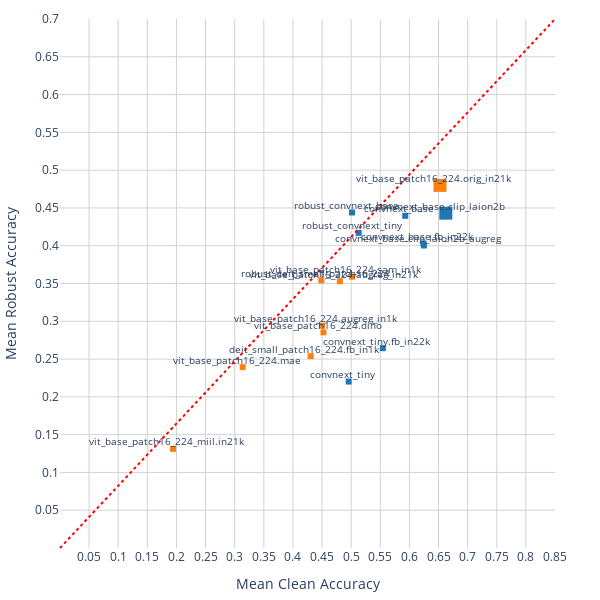

Notebook cell for this chart:
### Code cell
import pandas as pd
import numpy as np
import plotly.express as px


df_new_cleaned = df #.drop(columns=['Unnamed: 0'])
name =  'TRADES_v2' #'CLASSIC_AT' #
df_new_cleaned = df_new_cleaned[ df_new_cleaned.loss_function != name ]

# Assuming df_new_cleaned already exists and contains all necessary columns
# Group by backbone and loss function, compute the mean and standard deviation for clean and robust accuracy
aggregated_metrics = df_new_cleaned.groupby(['backbone', 'loss_function']).agg(
    Mean_Clean_Acc=('clean_acc', 'mean'),
    Std_Clean_Acc=('clean_acc', 'std'),
    Mean_Robust_Acc=('robust_acc', 'mean'),
    Std_Robust_Acc=('robust_acc', 'std')
).reset_index()

# Classify architectures into categories
aggregated_metrics['Architecture'] = aggregated_metrics['backbone'].apply(
    lambda name: 'ConvNext' if 'convnext' in name.lower() else ('ViT/DeiT' if 'deit' in name.lower() or 'vit' in name.lower() else 'Other')
)

# Assign marker shapes based on loss function
aggregated_metrics['Marker_Shape'] = aggregated_metrics['loss_function'].apply(
    lambda loss: 'circle' if loss == 'TRADES_v2' else ('square' if loss == 'CLASSIC_AT' else 'diamond')
)

# Identify Pareto front
x = aggregated_metrics['Mean_Clean_Acc']
y = aggregated_metrics['Mean_Robust_Acc']
is_pareto = np.array([
    not any((y[j] >= y[i] and x[j] >= x[i]) for j in range(len(x)) if i != j)
    for i in range(len(x))
])
pareto_points = aggregated_metrics[is_pareto]

# Add a mapping for loss functions to valid Plotly symbols
symbol_mapping = {
    'TRADES_v2': 'circle',
    'CLASSIC_AT': 'square'
}

# Update the scatter plot with proper legend entries for loss functions
fig = px.scatter(
    aggregated_metrics,
    x='Mean_Clean_Acc',
    y='Mean_Robust_Acc',
    color='Architecture',         # Color for architecture
    symbol='loss_function',       # Symbol for loss function
    # title='Backbone Performance: Clean vs. Robust Accuracy',
    labels={
        'Mean_Clean_Acc': 'Mean Clean Accuracy',
        'Mean_Robust_Acc': 'Mean Robust Accuracy',
        'loss_function': 'Loss Function'  # Custom label for legend
    },
    color_discrete_map={
        'ConvNext': '#1f77b4',  # Blue for ConvNext
        'ViT/DeiT': '#ff7f0e',  # Orange for ViT/DeiT
        'Other': '#2ca02c'      # Green for Other architectures
    },
    symbol_map=symbol_mapping    # Apply symbol mapping
)

# Add static backbone names as labels on the figure
for i, row in aggregated_metrics.iterrows():
    fig.add_annotation(
        x=row['Mean_Clean_Acc'] - 0.01,
        y=row['Mean_Robust_Acc'] + 0.01,  # Offset text slightly above the marker
        text=row['backbone'],
        showarrow=False,
        font=dict(size=10),
        align='center'
    )

# Add Pareto front markers with larger size and same shape/color as the original
for idx, d in enumerate(pareto_points.iterrows()):
    _, row = d
    fig.add_scatter(
        x=[row['Mean_Clean_Acc']],
        y=[row['Mean_Robust_Acc']],
        mode='markers',
        showlegend=False,  # Avoid duplicating legends
        marker=dict(
            size=13,  # Larger marker size
            symbol=symbol_mapping[row['loss_function']],  # Use the mapped symbol
            color=aggregated_metrics.loc[aggregated_metrics['backbone'] == row['backbone'], 'Architecture'].map({
                'ConvNext': '#1f77b4',  # Blue for ConvNext
                'ViT/DeiT': '#ff7f0e',  # Orange for ViT/DeiT
                'Other': '#2ca02c'     # Green for Other architectures
            }).values[0]  # Map the color dynamically
        ),
        name=f"Pareto"
    )


# Add a diagonal line (x = y)
fig.add_shape(
    type="line",
    x0=0, y0=0,  # Start of line
    x1=1, y1=1,  # End of line
    xref="paper", yref="paper",  # Use normalized coordinates (0 to 1 in plot space)
    line=dict(color="red", width=2, dash="dot")  # Line style
)

# Adjust layout for better visual clarity
fig.update_layout(
    legend_title=dict(text='Backbone and Loss Function'),
    width=600,
    height=600,
    font=dict(size=12),
    #title_font=dict(size=14),
    margin=dict(l=10, r=45, t=10, b=10),
    plot_bgcolor='rgba(0,0,0,0)',
    showlegend=False,
    xaxis=dict(showgrid=True, gridcolor='lightgrey', zeroline=False),
    yaxis=dict(showgrid=True, gridcolor='lightgrey', zeroline=False),
    yaxis_range=[0,0.7],
    xaxis_range=[0,0.85]
)


fig.update_layout(
    xaxis=dict(
        tickmode="array",
        tickvals=[0.05, 0.1, 0.15, 0.2, 0.25, 0.3, 0.35, 0.4, 0.45, 0.5, 0.55, 0.6, 0.65, 0.7, 0.75, 0.8, 0.85 ],
        ticktext=[0.05, 0.1, 0.15, 0.2, 0.25, 0.3, 0.35, 0.4, 0.45, 0.5, 0.55, 0.6, 0.65, 0.7, 0.75, 0.8, 0.85 ]
    ),
    yaxis=dict(
        tickmode="array",
        tickvals=[0.05, 0.1, 0.15, 0.2, 0.25, 0.3, 0.35, 0.4, 0.45, 0.5, 0.55, 0.6, 0.65, 0.7 ],
        ticktext=[0.05, 0.1, 0.15, 0.2, 0.25, 0.3, 0.35, 0.4, 0.45, 0.5, 0.55, 0.6, 0.65, 0.7 ]
    )
)

fig.show()
fig.write_image( "./figures/{}_{}.png".format(project_name,name) )

### Figure 1 — Plotly figure (JSON) as saved in the notebook; plotly's stock layout.template omitted (floating-point values rounded to 4 significant figures)
{"data": [{"hovertemplate": "Architecture=ConvNext<br>Loss Function=CLASSIC_AT<br>Mean Clean Accuracy=%{x}<br>Mean Robust Accuracy=%{y}<extra></extra>", "legendgroup": "ConvNext, CLASSIC_AT", "marker": {"color": "#1f77b4", "symbol": "square"}, "mode": "markers", "name": "ConvNext, CLASSIC_AT", "orientation": "v", "showlegend": true, "type": "scatter", "x": [0.5928, 0.6625, 0.6249, 0.6241, 0.4957, 0.5544, 0.5015, 0.5129], "xaxis": "x", "y": [0.4396, 0.4431, 0.4003, 0.4029, 0.2203, 0.2644, 0.444, 0.417], "yaxis": "y"}, {"hovertemplate": "Architecture=ViT/DeiT<br>Loss Function=CLASSIC_AT<br>Mean Clean Accuracy=%{x}<br>Mean Robust Accuracy=%{y}<extra></extra>", "legendgroup": "ViT/DeiT, CLASSIC_AT", "marker": {"color": "#ff7f0e", "symbol": "square"}, "mode": "markers", "name": "ViT/DeiT, CLASSIC_AT", "orientation": "v", "showlegend": true, "type": "scatter", "x": [0.4304, 0.4487, 0.45, 0.4805, 0.4524, 0.3137, 0.6525, 0.5013, 0.1941], "xaxis": "x", "y": [0.2539, 0.3543, 0.2941, 0.353, 0.2853, 0.2393, 0.4798, 0.3591, 0.1312], "yaxis": "y"}, {"marker": {"color": "#1f77b4", "size": 13, "symbol": "square"}, "mode": "markers", "name": "Pareto", "showlegend": false, "type": "scatter", "x": [0.6625], "y": [0.4431]}, {"marker": {"color": "#ff7f0e", "size": 13, "symbol": "square"}, "mode": "markers", "name": "Pareto", "showlegend": false, "type": "scatter", "x": [0.6525], "y": [0.4798]}], "layout": {"annotations": [{"align": "center", "font": {"size": 10}, "showarrow": false, "text": "convnext_base", "x": 0.5828, "y": 0.4496}, {"align": "center", "font": {"size": 10}, "showarrow": false, "text": "convnext_base.clip_laion2b", "x": 0.6525, "y": 0.4531}, {"align": "center", "font": {"size": 10}, "showarrow": false, "text": "convnext_base.clip_laion2b_augreg", "x": 0.6149, "y": 0.4103}, {"align": "center", "font": {"size": 10}, "showarrow": false, "text": "convnext_base.fb_in22k", "x": 0.6141, "y": 0.4129}, {"align": "center", "font": {"size": 10}, "showarrow": false, "text": "convnext_tiny", "x": 0.4857, "y": 0.2303}, {"align": "center", "font": {"size": 10}, "showarrow": false, "text": "convnext_tiny.fb_in22k", "x": 0.5444, "y": 0.2744}, {"align": "center", "font": {"size": 10}, "showarrow": false, "text": "deit_small_patch16_224.fb_in1k", "x": 0.4204, "y": 0.2639}, {"align": "center", "font": {"size": 10}, "showarrow": false, "text": "robust_convnext_base", "x": 0.4915, "y": 0.454}, {"align": "center", "font": {"size": 10}, "showarrow": false, "text": "robust_convnext_tiny", "x": 0.5029, "y": 0.427}, {"align": "center", "font": {"size": 10}, "showarrow": false, "text": "robust_deit_small_patch16_224", "x": 0.4387, "y": 0.3643}, {"align": "center", "font": {"size": 10}, "showarrow": false, "text": "vit_base_patch16_224.augreg_in1k", "x": 0.44, "y": 0.3041}, {"align": "center", "font": {"size": 10}, "showarrow": false, "text": "vit_base_patch16_224.augreg_in21k", "x": 0.4705, "y": 0.363}, {"align": "center", "font": {"size": 10}, "showarrow": false, "text": "vit_base_patch16_224.dino", "x": 0.4424, "y": 0.2953}, {"align": "center", "font": {"size": 10}, "showarrow": false, "text": "vit_base_patch16_224.mae", "x": 0.3037, "y": 0.2493}, {"align": "center", "font": {"size": 10}, "showarrow": false, "text": "vit_base_patch16_224.orig_in21k", "x": 0.6425, "y": 0.4898}, {"align": "center", "font": {"size": 10}, "showarrow": false, "text": "vit_base_patch16_224.sam_in1k", "x": 0.4913, "y": 0.3691}, {"align": "center", "font": {"size": 10}, "showarrow": false, "text": "vit_base_patch16_224_miil.in21k", "x": 0.1841, "y": 0.1412}], "font": {"size": 12}, "height": 600, "legend": {"title": {"text": "Backbone and Loss Function"}, "tracegroupgap": 0}, "margin": {"b": 10, "l": 10, "r": 45, "t": 10}, "plot_bgcolor": "rgba(0,0,0,0)", "shapes": [{"line": {"color": "red", "dash": "dot", "width": 2}, "type": "line", "x0": 0, "x1": 1, "xref": "paper", "y0": 0, "y1": 1, "yref": "paper"}], "showlegend": false, "width": 600, "xaxis": {"anchor": "y", "domain": [0, 1], "gridcolor": "lightgrey", "range": [0, 0.85], "showgrid": true, "tickmode": "array", "ticktext": [0.05, 0.1, 0.15, 0.2, 0.25, 0.3, 0.35, 0.4, 0.45, 0.5, 0.55, 0.6, 0.65, 0.7, 0.75, 0.8, 0.85], "tickvals": [0.05, 0.1, 0.15, 0.2, 0.25, 0.3, 0.35, 0.4, 0.45, 0.5, 0.55, 0.6, 0.65, 0.7, 0.75, 0.8, 0.85], "title": {"text": "Mean Clean Accuracy"}, "zeroline": false}, "yaxis": {"anchor": "x", "domain": [0, 1], "gridcolor": "lightgrey", "range": [0, 0.7], "showgrid": true, "tickmode": "array", "ticktext": [0.05, 0.1, 0.15, 0.2, 0.25, 0.3, 0.35, 0.4, 0.45, 0.5, 0.55, 0.6, 0.65, 0.7], "tickvals": [0.05, 0.1, 0.15, 0.2, 0.25, 0.3, 0.35, 0.4, 0.45, 0.5, 0.55, 0.6, 0.65, 0.7], "title": {"text": "Mean Robust Accuracy"}, "zeroline": false}}}
